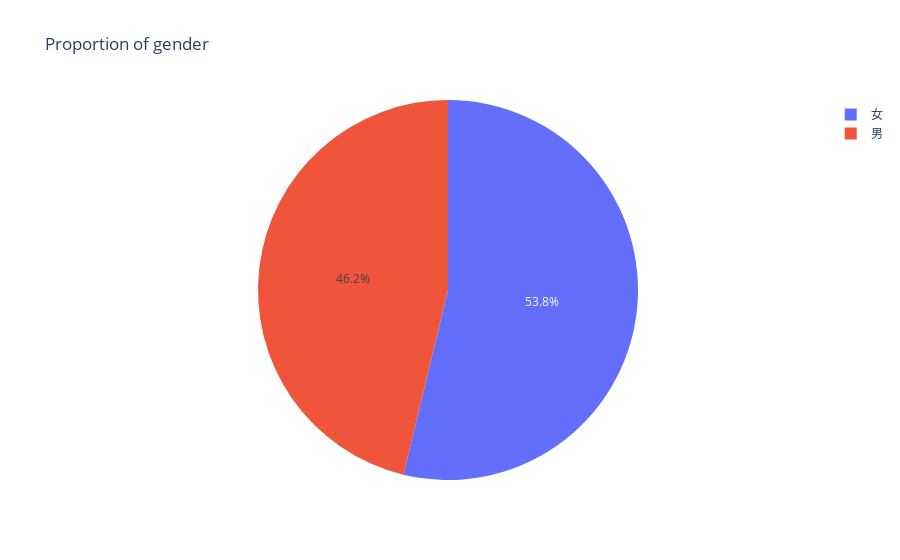
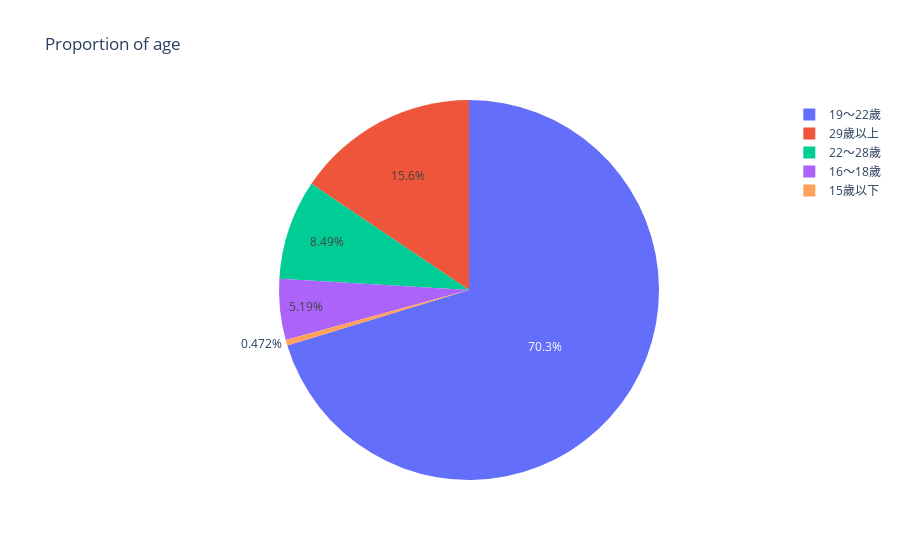
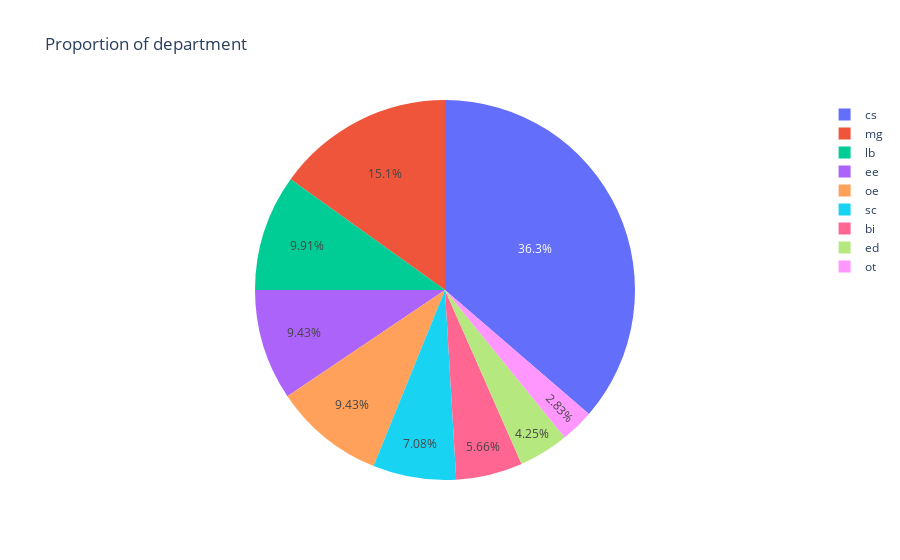
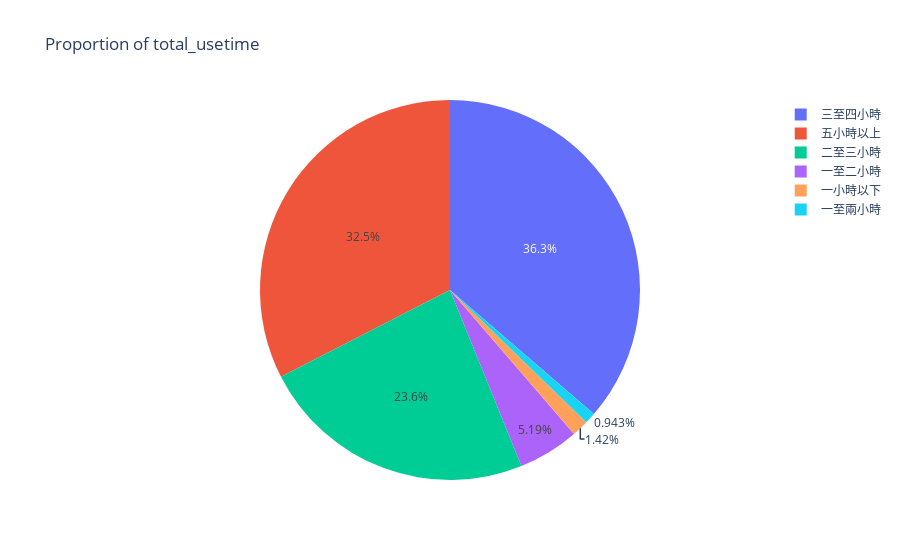

The notebook cell saved with these charts, in order:
### Code cell
for i in column_name[:13]:
    fig = ex.pie(main,names=i,title='Proportion of '+ i)
    fig.show()

### Figure 1 — Plotly figure (JSON) as saved in the notebook; plotly's stock layout.template omitted (floating-point values rounded to 4 significant figures; data arrays with more than 128 entries replaced by an {"elided": "..."} marker saying what was removed)
{"data": [{"domain": {"x": [0, 1], "y": [0, 1]}, "hovertemplate": "gender=%{label}<extra></extra>", "labels": {"elided": "848 str values"}, "legendgroup": "", "name": "", "showlegend": true, "type": "pie"}], "layout": {"legend": {"tracegroupgap": 0}, "title": {"text": "Proportion of gender"}}}

### Figure 2 — Plotly figure (JSON) as saved in the notebook; plotly's stock layout.template omitted (floating-point values rounded to 4 significant figures; data arrays with more than 128 entries replaced by an {"elided": "..."} marker saying what was removed)
{"data": [{"domain": {"x": [0, 1], "y": [0, 1]}, "hovertemplate": "age=%{label}<extra></extra>", "labels": {"elided": "848 str values"}, "legendgroup": "", "name": "", "showlegend": true, "type": "pie"}], "layout": {"legend": {"tracegroupgap": 0}, "title": {"text": "Proportion of age"}}}

### Figure 3 — Plotly figure (JSON) as saved in the notebook; plotly's stock layout.template omitted (floating-point values rounded to 4 significant figures; data arrays with more than 128 entries replaced by an {"elided": "..."} marker saying what was removed)
{"data": [{"domain": {"x": [0, 1], "y": [0, 1]}, "hovertemplate": "department=%{label}<extra></extra>", "labels": {"elided": "848 str values"}, "legendgroup": "", "name": "", "showlegend": true, "type": "pie"}], "layout": {"legend": {"tracegroupgap": 0}, "title": {"text": "Proportion of department"}}}

### Figure 4 — Plotly figure (JSON) as saved in the notebook; plotly's stock layout.template omitted (floating-point values rounded to 4 significant figures; data arrays with more than 128 entries replaced by an {"elided": "..."} marker saying what was removed)
{"data": [{"domain": {"x": [0, 1], "y": [0, 1]}, "hovertemplate": "total_usetime=%{label}<extra></extra>", "labels": {"elided": "848 str values"}, "legendgroup": "", "name": "", "showlegend": true, "type": "pie"}], "layout": {"legend": {"tracegroupgap": 0}, "title": {"text": "Proportion of total_usetime"}}}
